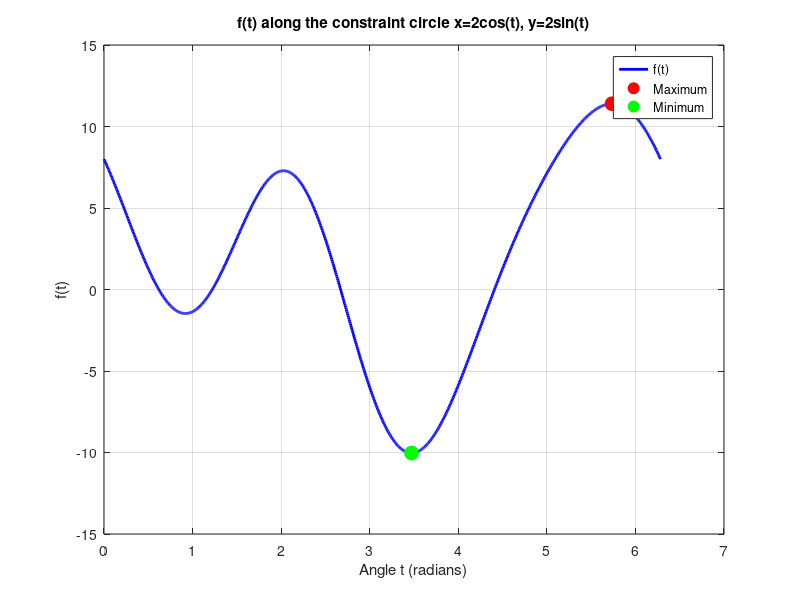
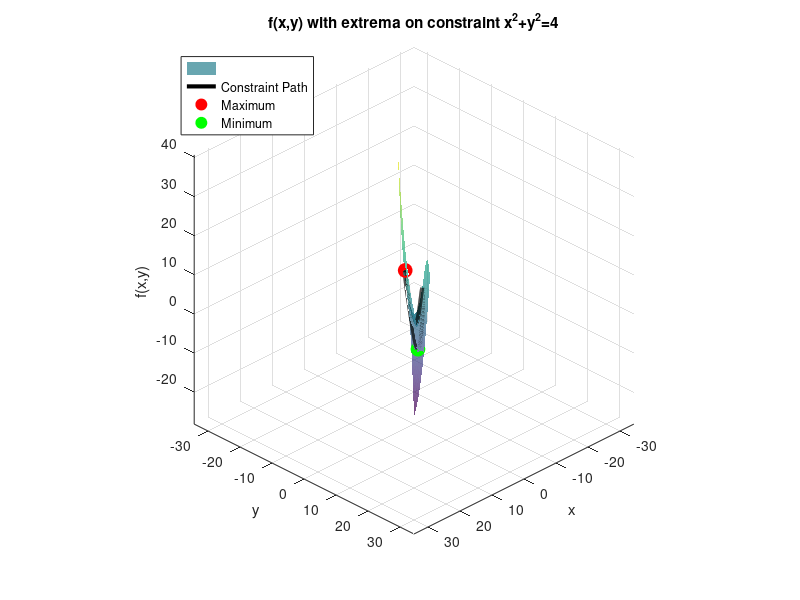

Reproduce these figures in MATLAB, in order.
% Script to find the extrema of f(x,y) subject to a circular constraint

% --- Initialization ---
clear all;
close all;
clc;

% --- Problem Definition ---
% Define the function f(x,y)
f = @(x, y) x.^3 - 3*x.*y + y.^2;

% --- Parametrize the Constraint ---
% The constraint is x^2 + y^2 = 4, a circle of radius 2.
% We can parametrize it with an angle t.
t = linspace(0, 2*pi, 1000); % Angle from 0 to 2*pi
x_c = 2 * cos(t); % x-coordinates on the circle
y_c = 2 * sin(t); % y-coordinates on the circle

% --- Reduce to 1D and Find Extrema ---
% Evaluate f(x,y) along the constraint circle
f_on_constraint = f(x_c, y_c);

% Find the maximum value and its index
[max_val, max_idx] = max(f_on_constraint);
x_max = x_c(max_idx);
y_max = y_c(max_idx);

% Find the minimum value and its index
[min_val, min_idx] = min(f_on_constraint);
x_min = x_c(min_idx);
y_min = y_c(min_idx);

% --- Display Results ---
fprintf('Analysis of f(x,y) = x^3 - 3xy + y^2 subject to x^2 + y^2 = 4\n');
fprintf('--------------------------------------------------------------------\n');
fprintf('Maximum value: %.4f at (x, y) = (%.4f, %.4f)\n', max_val, x_max, y_max);
fprintf('Minimum value: %.4f at (x, y) = (%.4f, %.4f)\n', min_val, x_min, y_min);

% --- Visualization ---

% 1. Plot f(t) vs t to show the 1D view of the problem
figure('Name', 'Function Value on Constraint Circle');
plot(t, f_on_constraint, 'b-', 'LineWidth', 2);
hold on;
plot(t(max_idx), max_val, 'ro', 'MarkerSize', 10, 'MarkerFaceColor', 'r');
plot(t(min_idx), min_val, 'go', 'MarkerSize', 10, 'MarkerFaceColor', 'g');
title('f(t) along the constraint circle x=2cos(t), y=2sin(t)');
xlabel('Angle t (radians)');
ylabel('f(t)');
legend('f(t)', 'Maximum', 'Minimum');
grid on;

% 2. Plot the 3D surface and the constraint path
figure('Name', '3D View of Constrained Extrema');

% Create a grid for the surface plot
[X, Y] = meshgrid(-2.5:0.1:2.5, -2.5:0.1:2.5);
Z = f(X, Y);

% Plot the surface
surf(X, Y, Z, 'FaceAlpha', 0.7, 'EdgeColor', 'none');
hold on;

% Plot the constraint circle path on the surface
plot3(x_c, y_c, f_on_constraint, 'k-', 'LineWidth', 3);

% Plot the found extrema points
plot3(x_max, y_max, max_val, 'ro', 'MarkerSize', 10, 'MarkerFaceColor', 'r');
plot3(x_min, y_min, min_val, 'go', 'MarkerSize', 10, 'MarkerFaceColor', 'g');

% Enhance the plot
title('f(x,y) with extrema on constraint x^2+y^2=4');
xlabel('x'); ylabel('y'); zlabel('f(x,y)');
legend('', 'Constraint Path', 'Maximum', 'Minimum', 'Location', 'NorthWest');
axis equal;
view(135, 30);
grid on;

% --- Pause for Viewing ---
fprintf('\nPlot windows are open. Press any key in the terminal to close them.\n');
pause;
